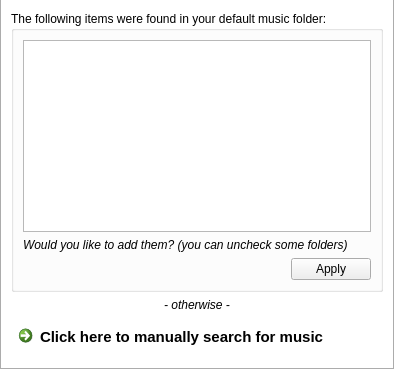
<?xml version="1.0" encoding="UTF-8"?>
<ui version="4.0">
 <class>QuickStart</class>
 <widget class="QWidget" name="QuickStart">
  <property name="geometry">
   <rect>
    <x>0</x>
    <y>0</y>
    <width>394</width>
    <height>369</height>
   </rect>
  </property>
  <property name="sizePolicy">
   <sizepolicy hsizetype="Preferred" vsizetype="Expanding">
    <horstretch>0</horstretch>
    <verstretch>0</verstretch>
   </sizepolicy>
  </property>
  <property name="windowTitle">
   <string notr="true"/>
  </property>
  <property name="autoFillBackground">
   <bool>true</bool>
  </property>
  <property name="styleSheet">
   <string notr="true">#QuickStart {
border-left: #ACACAC;
border-bottom: #ACACAC;
border-right: #ACACAC;
border-width: 1;
border-style: solid;
background-color: white;
}</string>
  </property>
  <layout class="QVBoxLayout" name="verticalLayout">
   <item>
    <widget class="QGroupBox" name="quickStartGroupBox">
     <property name="sizePolicy">
      <sizepolicy hsizetype="Preferred" vsizetype="Expanding">
       <horstretch>0</horstretch>
       <verstretch>3</verstretch>
      </sizepolicy>
     </property>
     <property name="title">
      <string>The following items were found in your default music folder:</string>
     </property>
     <layout class="QVBoxLayout" name="verticalLayout_5">
      <item>
       <widget class="QTableWidget" name="quickStartTableWidget">
        <property name="sizePolicy">
         <sizepolicy hsizetype="Expanding" vsizetype="Minimum">
          <horstretch>0</horstretch>
          <verstretch>0</verstretch>
         </sizepolicy>
        </property>
        <property name="horizontalScrollBarPolicy">
         <enum>Qt::ScrollBarAlwaysOff</enum>
        </property>
        <property name="editTriggers">
         <set>QAbstractItemView::NoEditTriggers</set>
        </property>
        <property name="selectionMode">
         <enum>QAbstractItemView::NoSelection</enum>
        </property>
        <property name="showGrid">
         <bool>false</bool>
        </property>
        <property name="cornerButtonEnabled">
         <bool>false</bool>
        </property>
        <attribute name="horizontalHeaderVisible">
         <bool>false</bool>
        </attribute>
        <attribute name="horizontalHeaderHighlightSections">
         <bool>false</bool>
        </attribute>
        <attribute name="verticalHeaderVisible">
         <bool>false</bool>
        </attribute>
        <attribute name="verticalHeaderHighlightSections">
         <bool>false</bool>
        </attribute>
        <column>
         <property name="text">
          <string/>
         </property>
        </column>
        <column>
         <property name="text">
          <string/>
         </property>
        </column>
        <column>
         <property name="text">
          <string/>
         </property>
        </column>
       </widget>
      </item>
      <item>
       <widget class="QLabel" name="quickStartLabel">
        <property name="sizePolicy">
         <sizepolicy hsizetype="Preferred" vsizetype="Fixed">
          <horstretch>0</horstretch>
          <verstretch>0</verstretch>
         </sizepolicy>
        </property>
        <property name="font">
         <font>
          <italic>true</italic>
         </font>
        </property>
        <property name="text">
         <string>Would you like to add them? (you can uncheck some folders)</string>
        </property>
       </widget>
      </item>
      <item>
       <widget class="QDialogButtonBox" name="quickStartApplyButton">
        <property name="standardButtons">
         <set>QDialogButtonBox::Apply</set>
        </property>
       </widget>
      </item>
     </layout>
    </widget>
   </item>
   <item>
    <widget class="QLabel" name="otherwiseLabel">
     <property name="font">
      <font>
       <italic>true</italic>
      </font>
     </property>
     <property name="text">
      <string>- otherwise -</string>
     </property>
     <property name="alignment">
      <set>Qt::AlignCenter</set>
     </property>
    </widget>
   </item>
   <item>
    <widget class="QCommandLinkButton" name="commandLinkButtonLibrary">
     <property name="sizePolicy">
      <sizepolicy hsizetype="Preferred" vsizetype="Expanding">
       <horstretch>0</horstretch>
       <verstretch>1</verstretch>
      </sizepolicy>
     </property>
     <property name="font">
      <font>
       <family>Segoe UI</family>
       <pointsize>11</pointsize>
      </font>
     </property>
     <property name="text">
      <string>Click here to manually search for music</string>
     </property>
    </widget>
   </item>
  </layout>
 </widget>
 <resources/>
 <connections/>
</ui>
